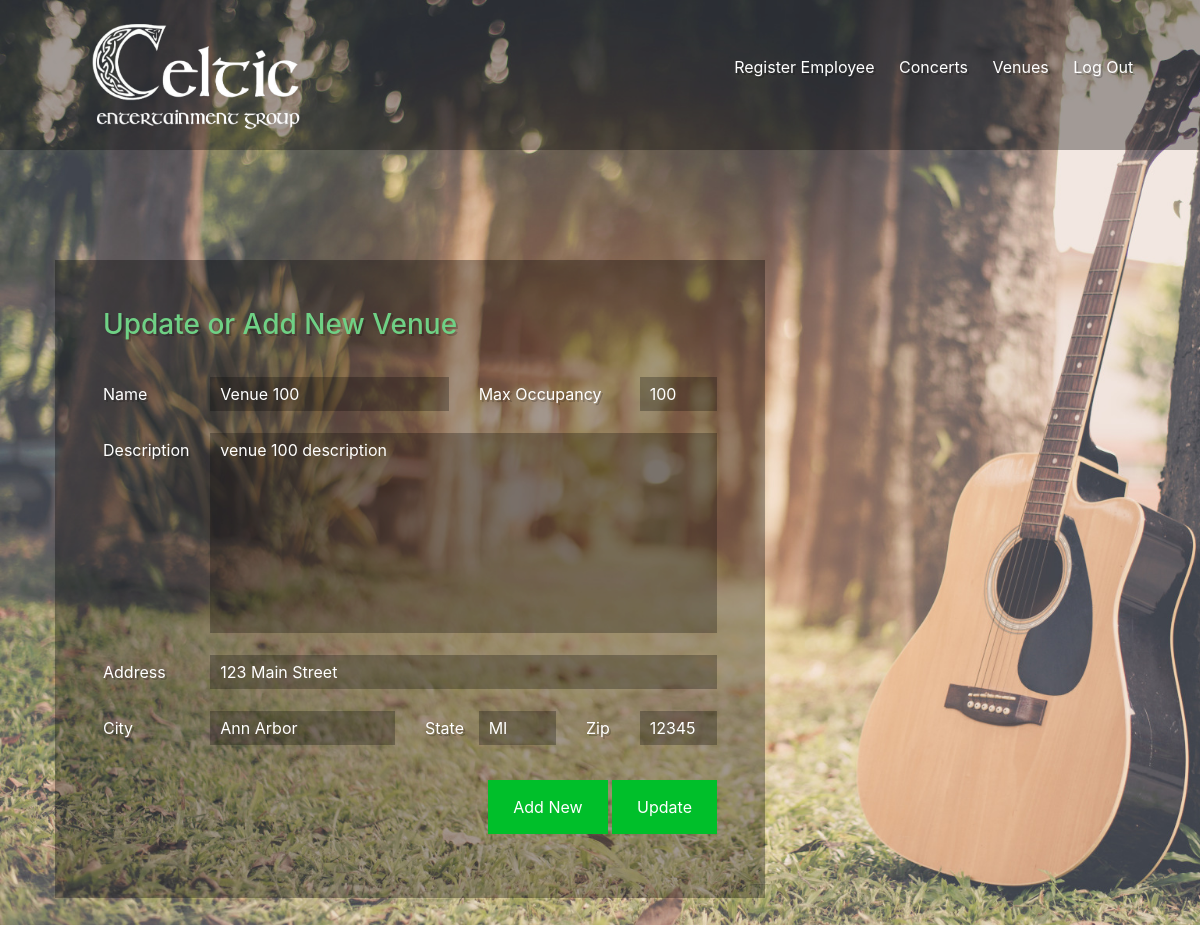
/add-venue.php?edit=0 (signed in), run on the app's committed database.
### tables this page shows
CREATE TABLE `Venue` (
  `VenueID` int(11) NOT NULL,
  `Venue_name` varchar(25) NOT NULL,
  `Address` varchar(50) NOT NULL,
  `City` varchar(25) NOT NULL,
  `State` varchar(5) NOT NULL,
  `Zip` int(11) NOT NULL,
  `Description` varchar(150) NOT NULL,
  `Max_attendees` int(11) NOT NULL
);

### add-venue.php (the view, shortened to what this page needs)
<html>
  <head>
    <link rel="stylesheet" href="css/bootstrap.min.css">
    <link rel="stylesheet" href="css/style.css">
  </head>
  <body>
    <?php include 'header.inc.php'; ?>
    <?php if ($isAdmin) {
      require_once('config.php');
      $vname = $voccupancy = $vdescription = $vaddress = $vcity = $vstate = $vzip = "";
      $editMode = false;
      if (isset($_GET['edit'])) {
        $editMode = true;
        $venueEditId = $_GET['edit'];
        $query = "SELECT Venue_name, Address, City, State, Zip, Description, Max_attendees FROM Venue WHERE VenueID = ?";
        if ($stmt = mysqli_prepare($link, $query)) {
          mysqli_stmt_bind_param($stmt, "i", $venueEditId);
          if (mysqli_stmt_execute($stmt)) {
            if ($result = mysqli_stmt_get_result($stmt)) {
              $row = mysqli_fetch_array($result);
              $vname = $row['Venue_name'];
              $vaddress = $row['Address'];
              $vcity = $row['City'];
              $vstate = $row['State'];
              $vzip = $row['Zip'];
              $vdescription = $row['Description'];
              $voccupancy = $row['Max_attendees'];
            }
          }
        }
      }
    ?>
    <main>
      <div class="container">
        <div class="row">
          <div class="col-md-8">
            <div class="tile overlay p-5">
              <form action="<?php echo htmlspecialchars($_SERVER["PHP_SELF"]); ?>" method="post">
                <div class="row">
                  <div class="col-md-12 mb-3">
                    <h3 class="light-green">
                      <?php if ($editMode) { ?>
                        Update or Add New Venue
                      <?php } else { ?>
                        Add Venue
                      <?php } ?>
                    </h3>
                  </div>
                  <div class="col-md-2 mt-2">
                    <label for="vname">Name</label>
                  </div>
                  <div class="col-md-5 mt-2">
                    <input type="text" name="vname" id="vname" value="<?php echo $vname ?>" />
                  </div>
                  <div class="col-md-3 mt-2">
                    <label for="voccupancy">Max Occupancy</label>
                  </div>
                  <div class="col-md-2 mt-2">
                    <input type="text" name="voccupancy" id="voccupancy" value="<?php echo $voccupancy ?>" />
                  </div>
                  <div class="col-md-2 mt-2">
                    <label for="vdescription">Description</label>
                  </div>
                  <div class="col-md-10 mt-2">
                    <textarea name="vdescription"><?php echo $vdescription; ?></textarea>
                  </div>
                  <div class="col-md-2 mt-2">
                    <label for="vaddress">Address</label>
                  </div>
                  <div class="col-md-10 mt-2">
                    <input type="text" name="vaddress" id="vaddress" value="<?php echo $vaddress ?>" />
                  </div>
                  <div class="col-md-2 mt-2">
                    <label for="vcity">City</label>
                  </div>
                  <div class="col-md-4 mt-2">
                    <input type="text" name="vcity" id="vcity" value="<?php echo $vcity ?>" />
                  </div>
                  <div class="col-md-1 mt-2">
                    <label for="vstate">State</label>
                  </div>
                  <div class="col-md-2 mt-2">
                    <input type="text" name="vstate" id="vstate" value="<?php echo $vstate ?>" />
                  </div>
                  <div class="col-md-1 mt-2">
                    <label for="vzip">Zip</label>
                  </div>
                  <div class="col-md-2 mt-2">
                    <input type="text" name="vzip" id="vzip" value="<?php echo $vzip ?>" />
                  </div>
                </div>
                <div class="text-right mt-4">
                  <input type="submit" name="addVenue" value="Add New" />
                  <?php if ($editMode) { ?>
                    <input type="submit" name="updateVenue" value="Update"
                           formaction="add-venue.php?update=<?php echo $venueEditId; ?>" formmethod="post" />
                  <?php } ?>
                </div>
              </form>
            </div>
          </div>
        </div>
      </div>
    </main>
    <?php } ?>
  </body>
</html>

### css/style.css (style rules this page uses)
body { background-image: url("../images/CEG-background.jpg"); background-size: cover; color: #fff; padding-bottom: 50px; text-shadow: 2px 2px #00000033; }
button, input[type="submit"], .button { background-color: #00bf2a; border: none; color: #fff; cursor: pointer; font-size: 16px; outline: none; padding: 15px 25px; text-align: center; text-decoration: none; }
.tile { background-color: #fff; color: #a2a2a2; margin: 10px; padding: 20px 25px; text-shadow: none; }
.tile input[type="text"], .tile input[type="email"], .tile input[type="password"], .tile input[type="date"], .tile input[type="tel"], .tile select, .tile textarea { border: 2px solid #047b1e color: #a2a2a2; outline: none; margin: 3px 0; padding: 5px 10px; width: 100%; }
.tile textarea { min-height: 200px; resize: none; }
.tile label { padding: 5px 0; margin: 3px 0; }
.overlay { background-color: #00000055; color: #fff; text-shadow: 2px 2px #00000033; }
.overlay input[type="text"], .overlay input[type="email"], .overlay input[type="password"], .overlay input[type="date"], .overlay input[type="tel"], .overlay select, .overlay textarea { background-color: #00000045; border: none; color: #fff; }
main { margin-top: 100px; }
.light-green { color: #6fd185; }

### data on the page
venue: vname "Venue 100", voccupancy "100", vdescription "venue 100 description", vaddress "123 Main Street", vcity "Ann Arbor", vstate "MI", vzip "12345"
